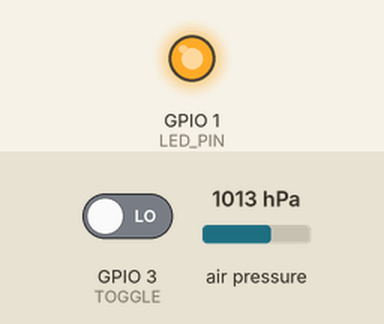
Bench run of a program on a simulated ESP8266 (NodeMCU). Parts: output pins drawn as LEDs (lit = HIGH). Inputs (shaded band) come from the test bench; at power-on: GPIO 3 (TOGGLE) LOW, air pressure 1013 hPa. WiFi joins after 1.5 s; servers stay silent unless stated; uploads are accepted with an empty reply.

Above: at 2.7 s.
At 26.77 s:
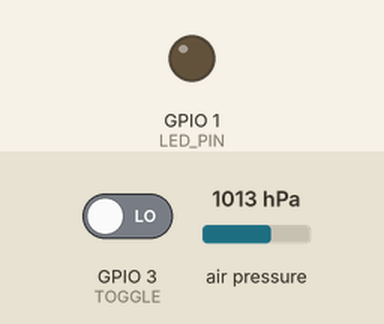
Timing chart, 0 to 27.9 s (numbered marks = the images above):
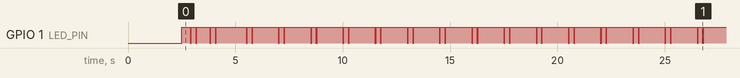

The program:

main.cpp
```cpp
#include <Adafruit_BMP280.h>
#include <Arduino.h>
#include <EEPROM.h>
#include <ESP8266HTTPClient.h>
#include <ESP8266WiFi.h>

#define LED_PIN 1
#define TOGGLE 3

#define LOCAL_ENDPOINT "http://172.23.0.130:8080/test"
#define CLOUD_ENDPOINT "http://88.208.197.140:8080/test"

#define BUFF_SIZE 6000
#define MS_PER_READ 200

float c_buff[BUFF_SIZE * 2];
uint buff_ptr = 0;
ulong next_log_time = 0;

const char* ssid = "Danzi'sPixel";       // WiFi SSID
const char* password = "RocketGoWoosh";  // Password

Adafruit_BMP280 bmp;
float baseline_pressure;

void blinkN(int N) {
    for (; N > 0; N--) {
        digitalWrite(LED_PIN, LOW);
        delay(50);
        digitalWrite(LED_PIN, HIGH);
        delay(200);
    }
}

void blinkVal(uint val) {
    for (uint place = 1; place < val; place *= 10) {
        delay(600);
        blinkN((val / place) % 10);
    }
}

void setup() {
    pinMode(LED_PIN, OUTPUT);
    pinMode(TOGGLE, INPUT);

    WiFi.disconnect();  // Ensure we're not trying to wifi yet

    delay(2500);

    Wire.begin(0, 2);
    while (!bmp.begin(0x76)) {
        blinkVal(313);
        delay(2000);
    }
    baseline_pressure = bmp.readPressure() / 100.0;
    digitalWrite(LED_PIN, HIGH);
}

void loop() {
    float altitude;
    ulong time;
    switch (digitalRead(TOGGLE)) {
        case 1:  // Logging
            // Circular buffer
            buff_ptr = (buff_ptr + 1) % BUFF_SIZE;
            // Wait for next logging time
            time = millis();
            while (time < next_log_time) {
                delay(1);
                time = millis();
            }
            altitude = bmp.readAltitude(baseline_pressure);
            next_log_time = time + MS_PER_READ;
            c_buff[buff_ptr] = altitude;
            break;
        case 0:  // Exporting
            // Connect to hotspot
            if (WiFi.status() == WL_DISCONNECTED) WiFi.begin(ssid, password);
            while (WiFi.status() != WL_CONNECTED) {
                delay(400);
                blinkN(2);
            }
            // Send data via HTTP request
            HTTPClient http;
            WiFiClient wifiClient;
            // First, copy first part of ring buffer to after itself
            for (uint i = 0; i < buff_ptr; i++) {
                c_buff[i + BUFF_SIZE] = c_buff[i];
            }
            // Then identify the starting point for the buffer
            uint8_t* body = reinterpret_cast<uint8_t*>(c_buff) + static_cast<uint32_t>(buff_ptr) * sizeof(float);
            // and relay BUFF_SIZE floats from that point
            int responseCode = -1;
            while (1) {
                http.begin(wifiClient, CLOUD_ENDPOINT);
                http.addHeader("Content-Type", "application/octet-stream");
                responseCode = http.POST(body, BUFF_SIZE * sizeof(float));
                delay(1000);
                if (responseCode > 0) {
                    blinkN(responseCode / 100);
                } else {
                    blinkN(1);
                }
                // Check if the data was successfully recieved
                if ((responseCode / 100) == 2) {
                    while (1) {
                        delay(1000);
                        blinkN(2);
                    }
                }
            }
    }
}
```

Measured:
- by itself, GPIO 1 (LED_PIN): moves between LOW and HIGH, repeating every 19.5 s
- by itself, everything shown: repeats every 19.5 s, in 52 steps
